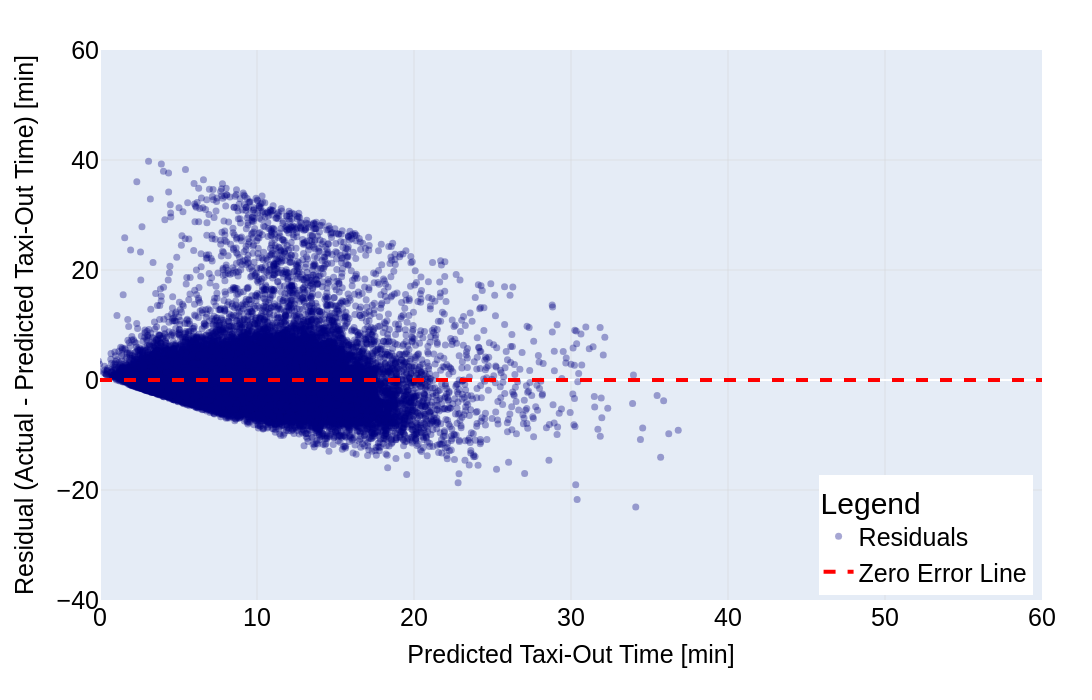

The notebook cell saved with this chart:
### Markdown cell above
## Residuals vs Predicted Taxi-Out Times

### Code cell
# --- Parameters for fonts ---
font_family = "Arial"
font_colour = "black"

title_size = 35
axis_title_size = 25
axis_tick_size = 25
legend_title_size = 30
legend_font_size = 25

# Ensure y_true and y_pred are 1-D
y_true = predictions_df["y_true"]
y_pred = predictions_df["y_pred"]

# Compute residuals
residuals = y_true - y_pred

# Axis limits
x_min = 0
x_max = 60

y_min = -40
y_max = 60

fig = go.Figure()

fig.add_trace(
    go.Scatter(
        x=y_pred,
        y=residuals,
        mode="markers",
        name="Residuals",
        marker=dict(
            color="navy",
            size=7,
            opacity=0.35
        )
    )
)

fig.add_trace(
    go.Scatter(
        x=[x_min, x_max],
        y=[0, 0],
        mode="lines",
        name="Zero Error Line",
        line=dict(
            color="red",
            width=4,
            dash="dash"
        )
    )
)

fig.update_layout(
    height=700,
    width=1500,
    margin=dict(t=50, b=100, l=100, r=50),

    title=None,

    font=dict(
        family=font_family,
        color=font_colour
    ),

    xaxis=dict(
        title="Predicted Taxi-Out Time [min]",
        range=[x_min, x_max],
        fixedrange=True,
        title_font=dict(size=axis_title_size),
        tickfont=dict(size=axis_tick_size)
    ),

    yaxis=dict(
        title="Residual (Actual - Predicted Taxi-Out Time) [min]",
        range=[y_min, y_max],
        fixedrange=True,
        title_font=dict(size=axis_title_size),
        tickfont=dict(size=axis_tick_size)
    ),

    legend=dict(
        title="Legend",
        font=dict(size=legend_font_size),
        title_font=dict(size=legend_title_size),
        x=0.99,
        y=0.01,
        xanchor="right",
        yanchor="bottom"
    )
)

fig.update_xaxes(showgrid=True, gridwidth=0.5, gridcolor="lightgrey")
fig.update_yaxes(showgrid=True, gridwidth=0.5, gridcolor="lightgrey")

fig.show()

fig.write_image("Residuals_vs_Predicted_Taxi_Out_Time.pdf")

### Figure 1 — Plotly figure (JSON) as saved in the notebook; plotly's stock layout.template omitted (floating-point values rounded to 4 significant figures; data arrays with more than 128 entries replaced by an {"elided": "..."} marker saying what was removed)
{"data": [{"marker": {"color": "navy", "opacity": 0.35, "size": 7}, "mode": "markers", "name": "Residuals", "type": "scatter", "x": {"elided": "50866 float values"}, "y": {"elided": "50866 float values"}}, {"line": {"color": "red", "dash": "dash", "width": 4}, "mode": "lines", "name": "Zero Error Line", "type": "scatter", "x": [0, 60], "y": [0, 0]}], "layout": {"font": {"color": "black", "family": "Arial"}, "height": 700, "legend": {"font": {"size": 25}, "title": {"font": {"size": 30}, "text": "Legend"}, "x": 0.99, "xanchor": "right", "y": 0.01, "yanchor": "bottom"}, "margin": {"b": 100, "l": 100, "r": 50, "t": 50}, "title": {}, "width": 1500, "xaxis": {"fixedrange": true, "gridcolor": "lightgrey", "gridwidth": 0.5, "range": [0, 60], "showgrid": true, "tickfont": {"size": 25}, "title": {"font": {"size": 25}, "text": "Predicted Taxi-Out Time [min]"}}, "yaxis": {"fixedrange": true, "gridcolor": "lightgrey", "gridwidth": 0.5, "range": [-40, 60], "showgrid": true, "tickfont": {"size": 25}, "title": {"font": {"size": 25}, "text": "Residual (Actual - Predicted Taxi-Out Time) [min]"}}}}
